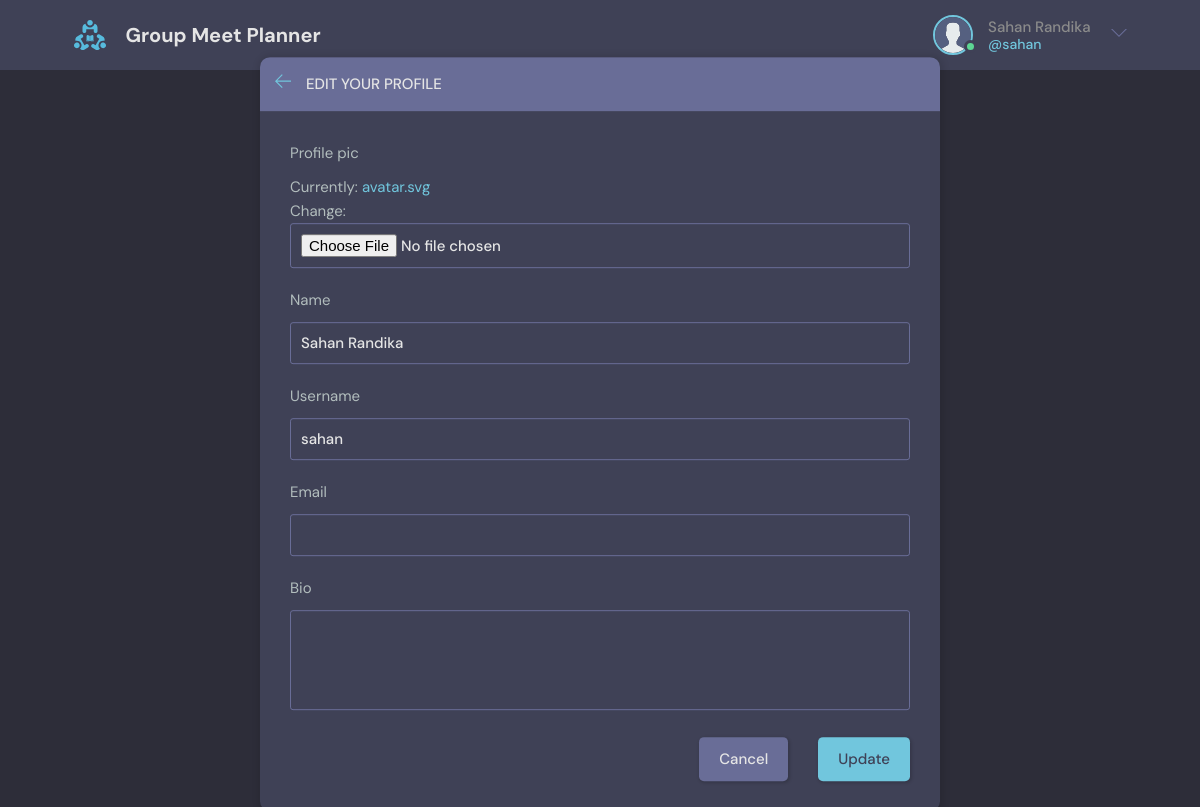
The app's page /update-user (signed in), older data.
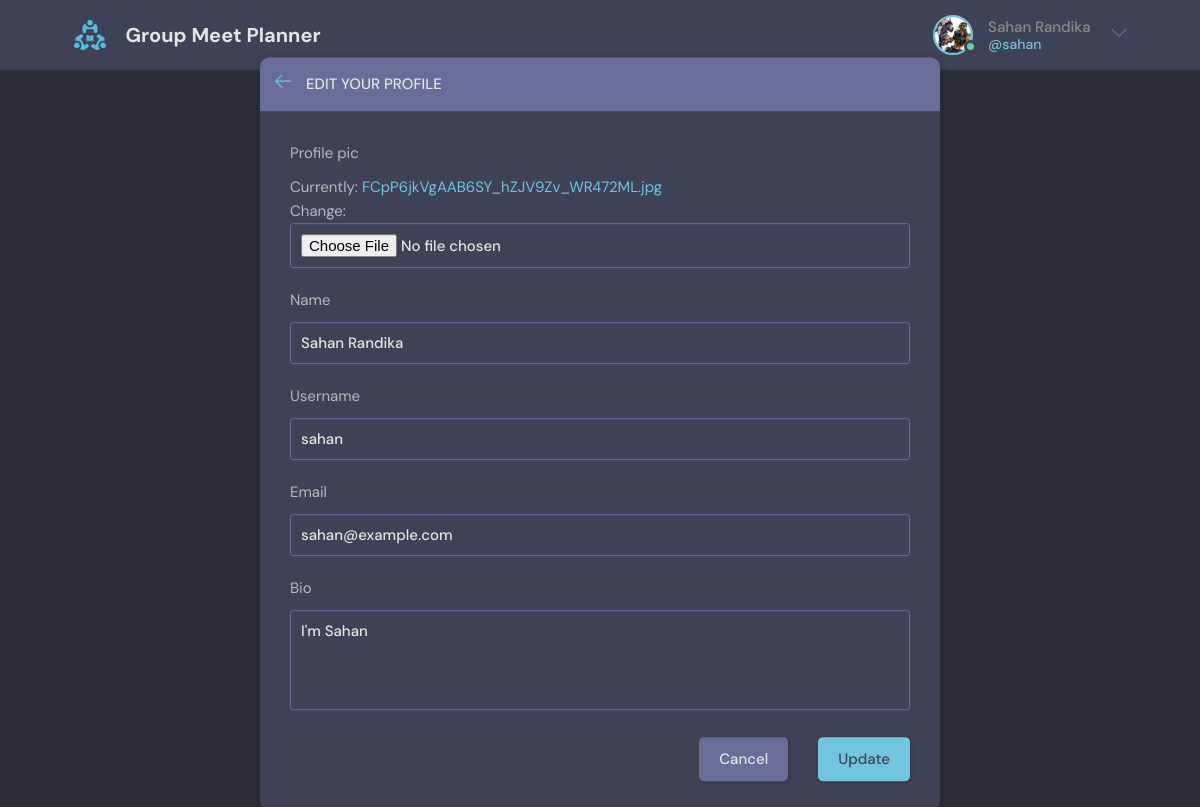
The same page, newer data.
### base/models.py (models this page shows)
class User(AbstractUser):
    name = models.CharField(max_length=200, null=True)
    email = models.EmailField(null=True, blank=True)
    bio = models.TextField(null=True, blank=True)
    profile_pic = models.ImageField(null=True, default="avatar.svg")
    REQUIRED_FIELDS = []

### base/views.py (the view)
# urls.py: path('update-user', views.update_user, name="update-user"),
def update_user(request):
    user = request.user
    form = UserForm(instance=user)
    if request.method == "POST":
        form = UserForm(request.POST, request.FILES, instance=user)
        if form.is_valid():
            form.save()
            return redirect('home')
    return render(request, 'base/update_user.html', {'form': form})

### base/forms.py
class UserForm(ModelForm):
    class Meta:
        model = User
        fields = ['profile_pic', 'name', 'username', 'email', 'bio']

### base/templates/base/update_user.html (shortened to what this page needs)
{% extends 'main.html' %}
{% block content %}
<main class="update-account layout">
    <div class="container">
        <div class="layout__box">
            <div class="layout__boxHeader">
                <div class="layout__boxTitle">
                    <a href="{% url 'home' %}">
                        <svg version="1.1" xmlns="http://www.w3.org/2000/svg" width="32" height="32"
                        viewBox="0 0 32 32">
                            <title>arrow-left</title>
                            <path
                            d="M13.723 2.286l-13.723 13.714 13.719 13.714 1.616-1.611-10.96-10.96h27.625v-2.286h-27.625l10.965-10.965-1.616-1.607z">
                            </path>
                        </svg>
                    </a>
                    <h3>Edit your profile</h3>
                </div>
            </div>
            <div class="layout__body">
                <form class="form" method="POST" action="" enctype="multipart/form-data">
                    {% for field in form %}
                        <div class="form__group">
                        <label for="{{ field.label }}">{{ field.label }}</label>
                        {{ field }}
                    </div>
                    {% endfor %}
                    <div class="form__action">
                        <a class="btn btn--dark" href="{% url 'home' %}">Cancel</a>
                        <button class="btn btn--main" type="submit">Update</button>
                    </div>
                </form>
            </div>
        </div>
    </div>
</main>
{% endblock content %}

### templates/navbar.html (shortened to what this page needs)
{% load static %}
<header class="header header--loggedIn">
  <div class="container">
    <a href="{% url 'home' %}" class="header__logo">
      <img src="{% static 'images/logo.svg'%}" />
      <h1>Group Meet Planner</h1>
    </a>
    <nav class="header__menu">
    {% if request.user.is_authenticated %}
      <div class="header__user">
        <a href="{% url 'home' %}">
          <div class="avatar avatar--medium active">
            <img src="{{ request.user.profile_pic.url }}" />
          </div>
          <p>{{ request.user.name }} <span>@{{ request.user.username }}</span></p>
        </a>
        <button class="dropdown-button">
          <svg version="1.1" xmlns="http://www.w3.org/2000/svg" width="32" height="32" viewBox="0 0 32 32">
            <title>chevron-down</title>
            <path d="M16 21l-13-13h-3l16 16 16-16h-3l-13 13z"></path>
          </svg>
        </button>
      </div>
    {% else %}
      <a href="{% url 'login-page' %}">
        <img src="{% static 'images/avatar.svg' %}" />
        <p>Login</p>
      </a>
    {% endif %}
    </nav>
  </div>
</header>

Row changes from the older to the newer data that the page shows:
changed User "Sahan Randika": user.profile_pic: picture added in place of a placeholder; email (not shown) → "sahan@example.com"; bio (not shown) → "I'm Sahan"
Text that changed along with them:
text no longer shown: "Currently: avatar.svg Change:"
text now shown: "Currently: FCpP6jkVgAAB6SY_hZJV9Zv_WR472ML.jpg Change:"
